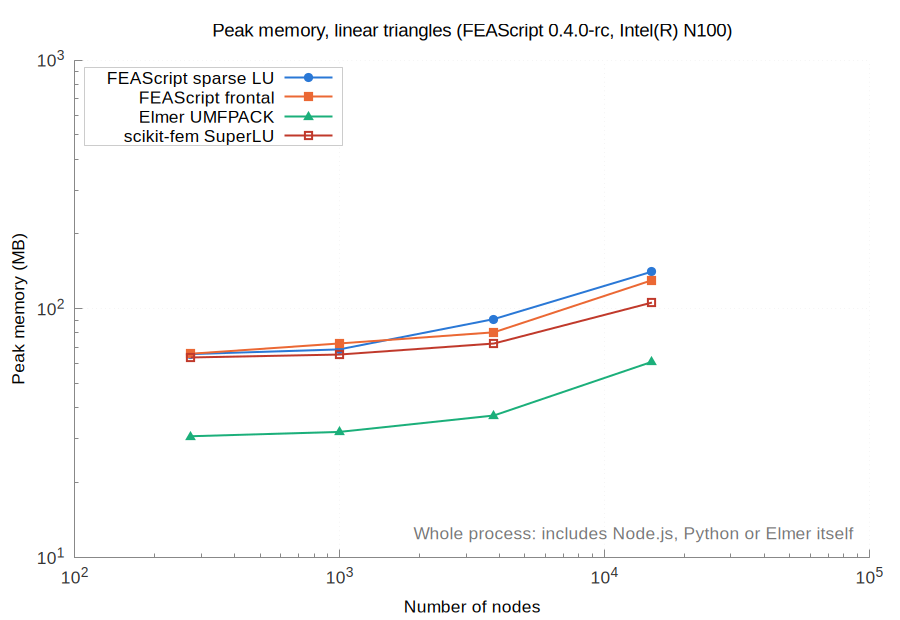

Generate this figure with gnuplot:
set terminal pngcairo size 900,620 font 'Arial,13'
set border 3 lc rgb '#888888'; set tics nomirror tc rgb '#333333'
set grid lc rgb '#e6e6e6' lw 1; set key top left box lc rgb '#cccccc' opaque
set logscale xy; set format y '10^{%L}'; set format x '10^{%L}'
set output 'memory_tri_linear.png'
set title 'Peak memory, linear triangles (FEAScript 0.4.0-rc, Intel(R) N100)' font 'Arial,14'
set xlabel 'Number of nodes'
set ylabel 'Peak memory (MB)'
set label 'Whole process: includes Node.js, Python or Elmer itself' at graph 0.98,0.05 right tc rgb '#777777'
plot 'memory_tri_linear_FEAScript_sparse_LU.dat' u 1:2 w lp lw 2 pt 7 ps 1.2 lc rgb '#2a78d6' t 'FEAScript sparse LU', \
     'memory_tri_linear_FEAScript_frontal.dat' u 1:2 w lp lw 2 pt 5 ps 1.2 lc rgb '#eb6834' t 'FEAScript frontal', \
     'memory_tri_linear_Elmer_UMFPACK.dat' u 1:2 w lp lw 2 pt 9 ps 1.2 lc rgb '#1baf7a' t 'Elmer UMFPACK', \
     'memory_tri_linear_scikit_fem_SuperLU.dat' u 1:2 w lp lw 2 pt 4 ps 1.2 lc rgb '#c0392b' t 'scikit-fem SuperLU'
